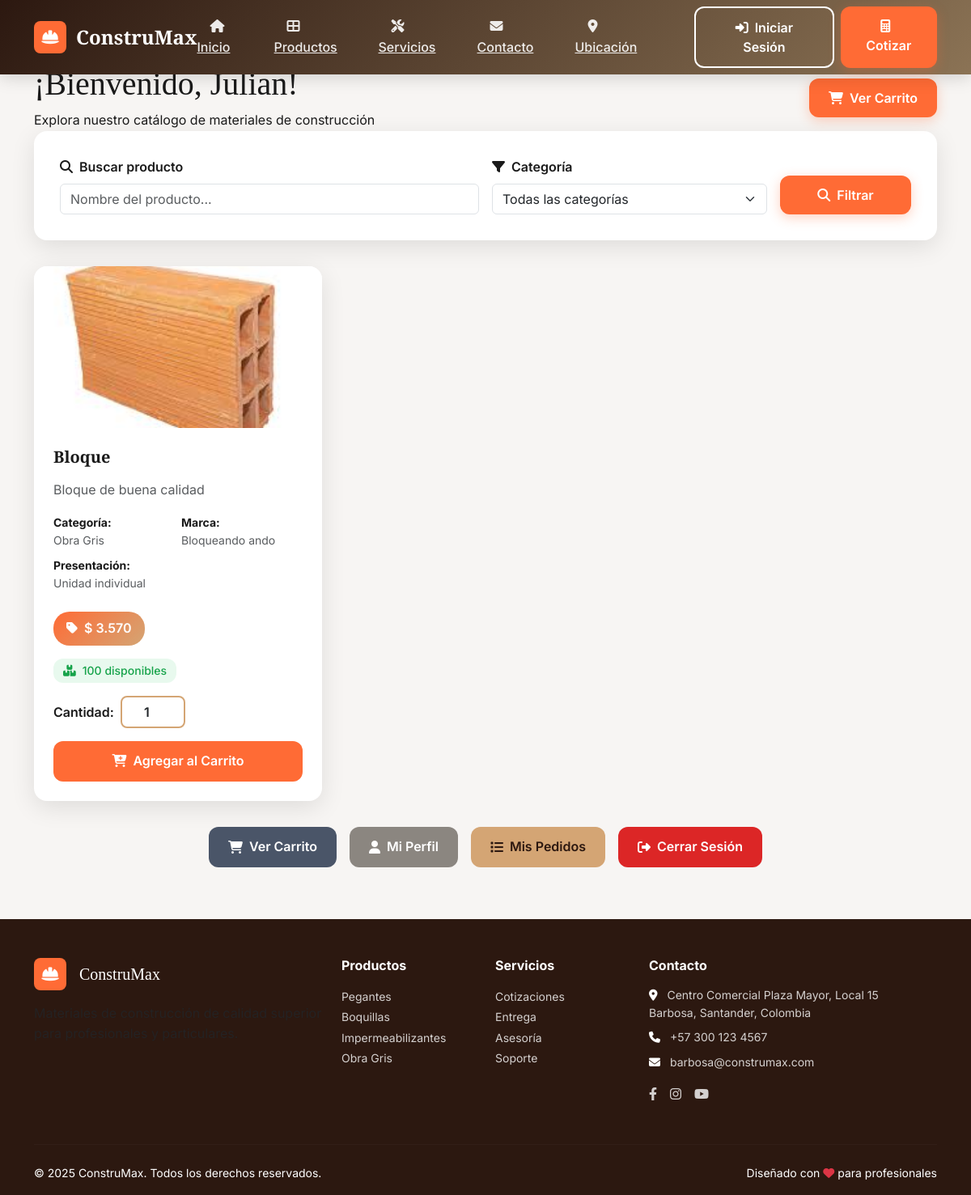
/dashboard (signed in), run on an earlier commit of the app's database.
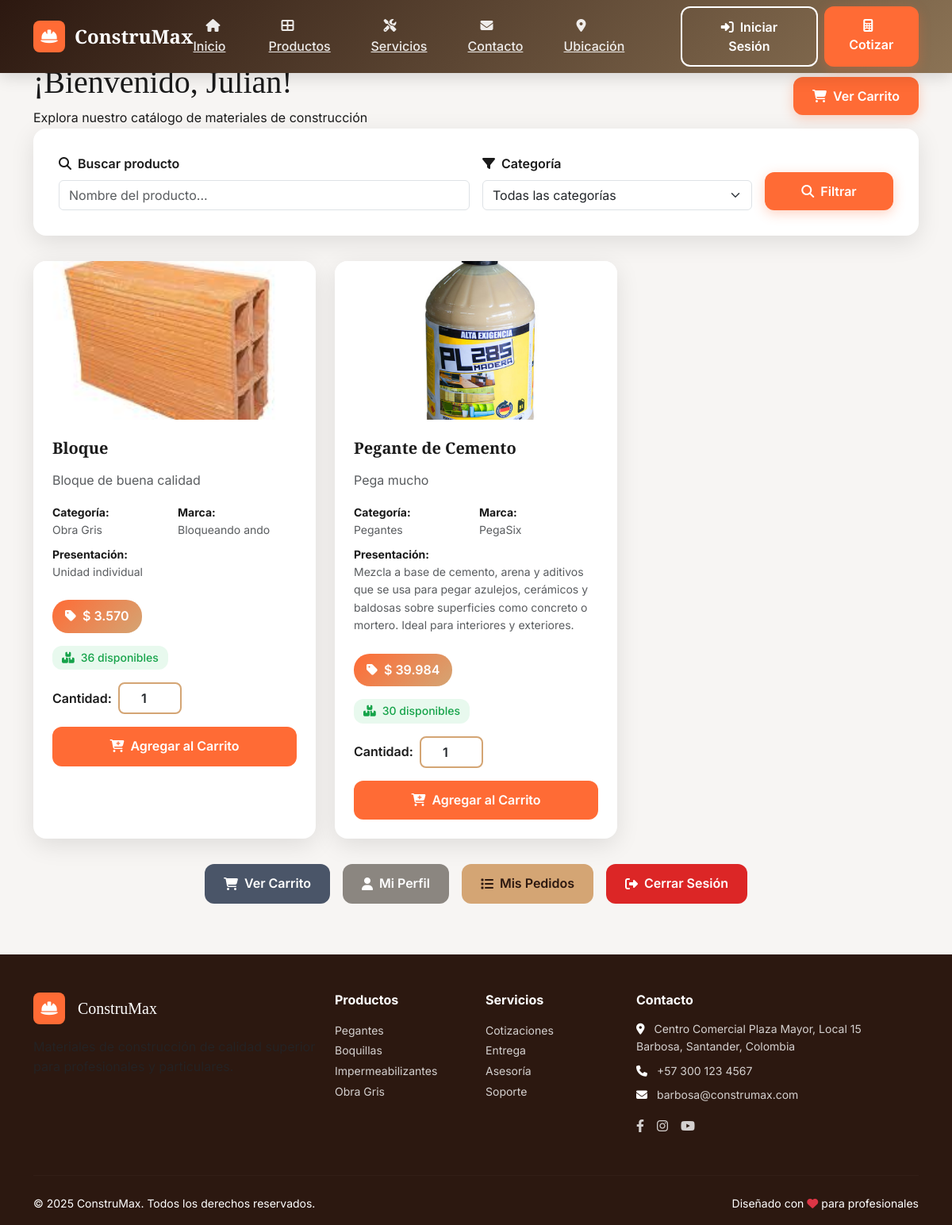
And on a later commit of the database.
### app/models/users.py (models this page shows, shortened)
class Users(db.Model, UserMixin):
    __tablename__ = 'user'
    idUser = db.Column(db.Integer, primary_key=True)
    nameUser = db.Column(db.String(80), unique=True, nullable=False)
    apellidoUser = db.Column(db.String(80), nullable=False)
    telefonoUser = db.Column(db.String(20), nullable=False)
    email = db.Column(db.String(120), unique=True, nullable=False)
    direccionUser = db.Column(db.String(255), nullable=False)
    passwordUser = db.Column(db.String(120), nullable=False)
    foto_perfil = db.Column(db.String(255))
    role = db.Column(db.String(20), nullable=False, default='user')
    bloqueado = db.Column(db.Boolean, default=False)

### app/models/productos.py (models this page shows, shortened)
class Producto(db.Model):
    id = db.Column(db.Integer, primary_key=True)
    nombre = db.Column(db.String(100), nullable=False)
    descripcion = db.Column(db.String(255), nullable=False)
    categoria = db.Column(db.String(50), nullable=False)
    precio = db.Column(db.Float, nullable=False)
    imagen = db.Column(db.String(255))
    presentacion = db.Column(db.String(100))
    marca = db.Column(db.String(100))
    destacado = db.Column(db.Boolean, default=False)
    stock = db.Column(db.Integer, nullable=False, default=0)  # Nuevo campo para el stock

### app/routes/auth.py (the view)
@bp.route('/dashboard')
@login_required
def dashboard():
    if current_user.role == 'admin':
        usuarios = Users.query.all()
        productos = Producto.query.all()
        categorias = Producto.query.with_entities(Producto.categoria).distinct().all()
        categorias = [c[0] for c in categorias if c[0]]
        from app.models.users import Order
        pedidos = Order.query.order_by(Order.created_at.desc()).all()
        return render_template('admin_dashboard.html', usuarios=usuarios, productos=productos, pedidos=pedidos, categorias=categorias)
    elif current_user.bloqueado:
        flash('Tu usuario está bloqueado. Contacta al administrador.', 'danger')
        logout_user()
        return redirect(url_for('auth.login'))
    else:
        categorias = Producto.query.with_entities(Producto.categoria).distinct().all()
        categorias = [c[0] for c in categorias if c[0]]
        productos = Producto.query.all()
        return render_template('user_dashboard.html', categorias=categorias, productos=productos)

### app/templates/user_dashboard.html (shortened to what this page needs)
{% extends 'main.html' %}
{% block content %}
<div class="dashboard-header">
    <div class="container">
        <div class="row align-items-center">
            <div class="col-md-8">
                <h1 class="font-display mb-2">¡Bienvenido, {{ current_user.nameUser }}!</h1>
                <p class="mb-0 opacity-90">Explora nuestro catálogo de materiales de construcción</p>
            </div>
            <div class="col-md-4 text-md-end">
                <a href="{{ url_for('cart.view_cart') }}" class="btn btn-professional">
                    <i class="fas fa-shopping-cart me-2"></i>Ver Carrito
                </a>
            </div>
        </div>
    </div>
</div>
<div class="container">
    <div class="search-card">
        <form method="GET" class="row g-3">
            <div class="col-md-6">
                <label class="form-label fw-semibold">
                    <i class="fas fa-search me-2"></i>Buscar producto
                </label>
                <input type="text" class="form-control" name="busqueda"
                       placeholder="Nombre del producto..."
                       value="{{ request.args.get('busqueda', '') }}">
            </div>
            <div class="col-md-4">
                <label class="form-label fw-semibold">
                    <i class="fas fa-filter me-2"></i>Categoría
                </label>
                <select class="form-select" name="categoria">
                    <option value="">Todas las categorías</option>
                </select>
            </div>
            <div class="col-md-2 d-flex align-items-end">
                <button type="submit" class="btn btn-professional w-100">
                    <i class="fas fa-search me-2"></i>Filtrar
                </button>
            </div>
        </form>
    </div>
    <div class="row g-4">
        {% set filtro = request.args.get('categoria') %}
        {% set busqueda = request.args.get('busqueda', '').lower() %}
        {% for producto in productos %}
            {% if (not filtro or producto.categoria == filtro) and (not busqueda or busqueda in producto.nombre.lower() or busqueda in producto.descripcion.lower()) %}
            <div class="col-lg-4 col-md-6">
                <div class="product-card">
                    <img src="{{ producto.imagen or 'https://via.placeholder.com/350x200?text=Producto&bg=8B7355&color=ffffff' }}"
                         class="card-img-top product-image" alt="{{ producto.nombre }}">
                    <div class="card-body p-4">
                        <h5 class="font-display fw-bold mb-3">{{ producto.nombre }}</h5>
                        <p class="text-muted mb-3">{{ producto.descripcion[:100] }}{% if producto.descripcion|length > 100 %}...{% endif %}</p>
                        <div class="mb-3">
                            <div class="row g-2 small">
                                <div class="col-6">
                                    <strong>Categoría:</strong><br>
                                    <span class="text-muted">{{ producto.categoria.title() }}</span>
                                </div>
                                <div class="col-6">
                                    <strong>Marca:</strong><br>
                                    <span class="text-muted">{{ producto.marca or 'N/A' }}</span>
                                </div>
                                <div class="col-12 mt-2">
                                    <strong>Presentación:</strong><br>
                                    <span class="text-muted">{{ producto.presentacion or 'N/A' }}</span>
                                </div>
                            </div>
                        </div>
                        <div class="price-badge mb-3">
                            <i class="fas fa-tag me-2"></i>{{ producto.precio|cop }}
                        </div>
                        <div class="mb-3">
                            <span class="stock-indicator {% if producto.stock > 10 %}stock-high{% elif producto.stock > 5 %}stock-medium{% else %}stock-low{% endif %}">
                                <i class="fas fa-boxes"></i>
                                {{ producto.stock }} disponibles
                            </span>
                        </div>
                        <form action="{{ url_for('cart.add_to_cart', product_id=producto.id) }}" method="post">
                            <div class="d-flex align-items-center gap-2 mb-3">
                                <label class="form-label mb-0 fw-semibold">Cantidad:</label>
                                <input type="number" name="quantity" value="1" min="1" max="{{ producto.stock }}"
                                       class="form-control quantity-input">
                            </div>
                            <button type="submit" class="add-to-cart-btn">
                                <i class="fas fa-cart-plus me-2"></i>Agregar al Carrito
                            </button>
                        </form>
                    </div>
                </div>
            </div>
            {% endif %}
        {% endfor %}
    </div>
    <div class="action-buttons">
        <a href="{{ url_for('cart.view_cart') }}" class="action-btn btn-cart">
            <i class="fas fa-shopping-cart"></i>Ver Carrito
        </a>
        <a href="{{ url_for('auth.profile') }}" class="action-btn btn-profile">
            <i class="fas fa-user"></i>Mi Perfil
        </a>
        <a href="{{ url_for('orders.view_orders') }}" class="action-btn btn-orders">
            <i class="fas fa-list"></i>Mis Pedidos
        </a>
        <a href="{{ url_for('auth.logout') }}" class="action-btn btn-logout">
            <i class="fas fa-sign-out-alt"></i>Cerrar Sesión
        </a>
    </div>
</div>
{% endblock %}

### app/templates/main.html (shortened to what this page needs)
<!DOCTYPE html>
<html lang="es">
<head>
    <link href="https://cdn.jsdelivr.net/npm/bootstrap@5.3.2/dist/css/bootstrap.min.css" rel="stylesheet">
    <link rel="stylesheet" href="https://cdnjs.cloudflare.com/ajax/libs/font-awesome/6.4.0/css/all.min.css">
</head>
<body>
    <nav class="navbar navbar-expand-lg navbar-professional fixed-top">
        <div class="container">
            <a class="navbar-brand-professional" href="{{ url_for('main') if url_for else '#' }}">
                <div class="logo-professional">
                    <i class="fas fa-hard-hat"></i>
                </div>
                <span class="font-display">ConstruMax</span>
            </a>
            <div class="collapse navbar-collapse" id="navbarNav">
                <ul class="navbar-nav ms-auto me-4">
                    <li class="nav-item">
                        <a class="nav-link-professional" href="#inicio">
                            <i class="fas fa-home me-2"></i>Inicio
                        </a>
                    </li>
                    <li class="nav-item">
                        <a class="nav-link-professional" href="#categorias">
                            <i class="fas fa-th-large me-2"></i>Productos
                        </a>
                    </li>
                    <li class="nav-item">
                        <a class="nav-link-professional" href="#servicios">
                            <i class="fas fa-tools me-2"></i>Servicios
                        </a>
                    </li>
                    <li class="nav-item">
                        <a class="nav-link-professional" href="#contacto">
                            <i class="fas fa-envelope me-2"></i>Contacto
                        </a>
                    </li>
                    <li class="nav-item">
                        <a class="nav-link-professional" href="#ubicacion">
                            <i class="fas fa-map-marker-alt me-2"></i>Ubicación
                        </a>
                    </li>
                </ul>
                <div class="d-flex gap-2">
                    <a href="{{ url_for('auth.login') if url_for else '#' }}" class="btn btn-secondary-professional">
                        <i class="fas fa-sign-in-alt me-2"></i>Iniciar Sesión
                    </a>
                    <a href="{{ url_for('cotizar.cotizar') }}" class="btn btn-professional">
                        <i class="fas fa-calculator me-2"></i>Cotizar
                    </a>
                </div>
            </div>
        </div>
    </nav>
    <main style="padding-top: 80px;">
        {% block content %}{% endblock %}
    </main>
    <footer class="footer-professional">
        <div class="container">
            <div class="row">
                <div class="col-lg-4 mb-4">
                    <div class="d-flex align-items-center mb-3">
                        <div class="logo-professional me-3">
                            <i class="fas fa-hard-hat"></i>
                        </div>
                        <h5 class="font-display mb-0">ConstruMax</h5>
                    </div>
                    <p class="text-muted">Materiales de construcción de calidad superior para profesionales y particulares.</p>
                </div>
                <div class="col-lg-2 col-md-6 mb-4">
                    <h6 class="fw-bold mb-3">Productos</h6>
                    <ul class="list-unstyled">
                        <li><a href="#" class="small">Pegantes</a></li>
                        <li><a href="#" class="small">Boquillas</a></li>
                        <li><a href="#" class="small">Impermeabilizantes</a></li>
                        <li><a href="#" class="small">Obra Gris</a></li>
                    </ul>
                </div>
                <div class="col-lg-2 col-md-6 mb-4">
                    <h6 class="fw-bold mb-3">Servicios</h6>
                    <ul class="list-unstyled">
                        <li><a href="#" class="small">Cotizaciones</a></li>
                        <li><a href="#" class="small">Entrega</a></li>
                        <li><a href="#" class="small">Asesoría</a></li>
                        <li><a href="#" class="small">Soporte</a></li>
                    </ul>
                </div>
                <div class="col-lg-4 mb-4">
                    <h6 class="fw-bold mb-3">Contacto</h6>
                    <p class="small mb-2">
                        <i class="fas fa-map-marker-alt me-2"></i>
                        <a href="https://maps.google.com/?q=Barbosa,+Santander,+Colombia"
                           target="_blank"
                           class="text-decoration-none">
                            Centro Comercial Plaza Mayor, Local 15<br>
                            Barbosa, Santander, Colombia
                        </a>
                    </p>
                    <p class="small mb-2">
                        <i class="fas fa-phone me-2"></i>
                        <a href="tel:+573001234567" class="text-decoration-none">+57 300 123 4567</a>
                    </p>
                    <p class="small mb-3">
                        <i class="fas fa-envelope me-2"></i>
                        <a href="mailto:barbosa@construmax.com" class="text-decoration-none">barbosa@construmax.com</a>
                    </p>
                    <div class="d-flex gap-3">
                        <a href="#" class="text-decoration-none">
                            <i class="fab fa-facebook-f"></i>
                        </a>
                        <a href="#" class="text-decoration-none">
                            <i class="fab fa-instagram"></i>
                        </a>
                        <a href="#" class="text-decoration-none">
                            <i class="fab fa-youtube"></i>
                        </a>
                    </div>
                </div>
            </div>
            <hr class="my-4" style="border-color: rgba(255,255,255,0.1);">
            <div class="row align-items-center">
                <div class="col-md-6">
                    <p class="small mb-0">&copy; 2025 ConstruMax. Todos los derechos reservados.</p>
                </div>
                <div class="col-md-6 text-md-end">
                    <p class="small mb-0">Diseñado con <i class="fas fa-heart text-danger"></i> para profesionales</p>
                </div>
            </div>
        </div>
    </footer>
</body>
</html>

What changed in the data, as far as the page shows it:
changed Producto "Bloque": stock "100" → "36"
added Producto: imagen (picture), nombre "Pegante de Cemento", descripcion "Pega mucho", categoria "Pegantes", marca "PegaSix", presentacion "Mezcla a base de cemento, arena y aditivos que se usa para pegar azulejos, cerámicos y baldosas sobre superficies como concreto o mortero. Ideal para interiores y exteriores.", precio|cop "$ 39.984", stock "30"
